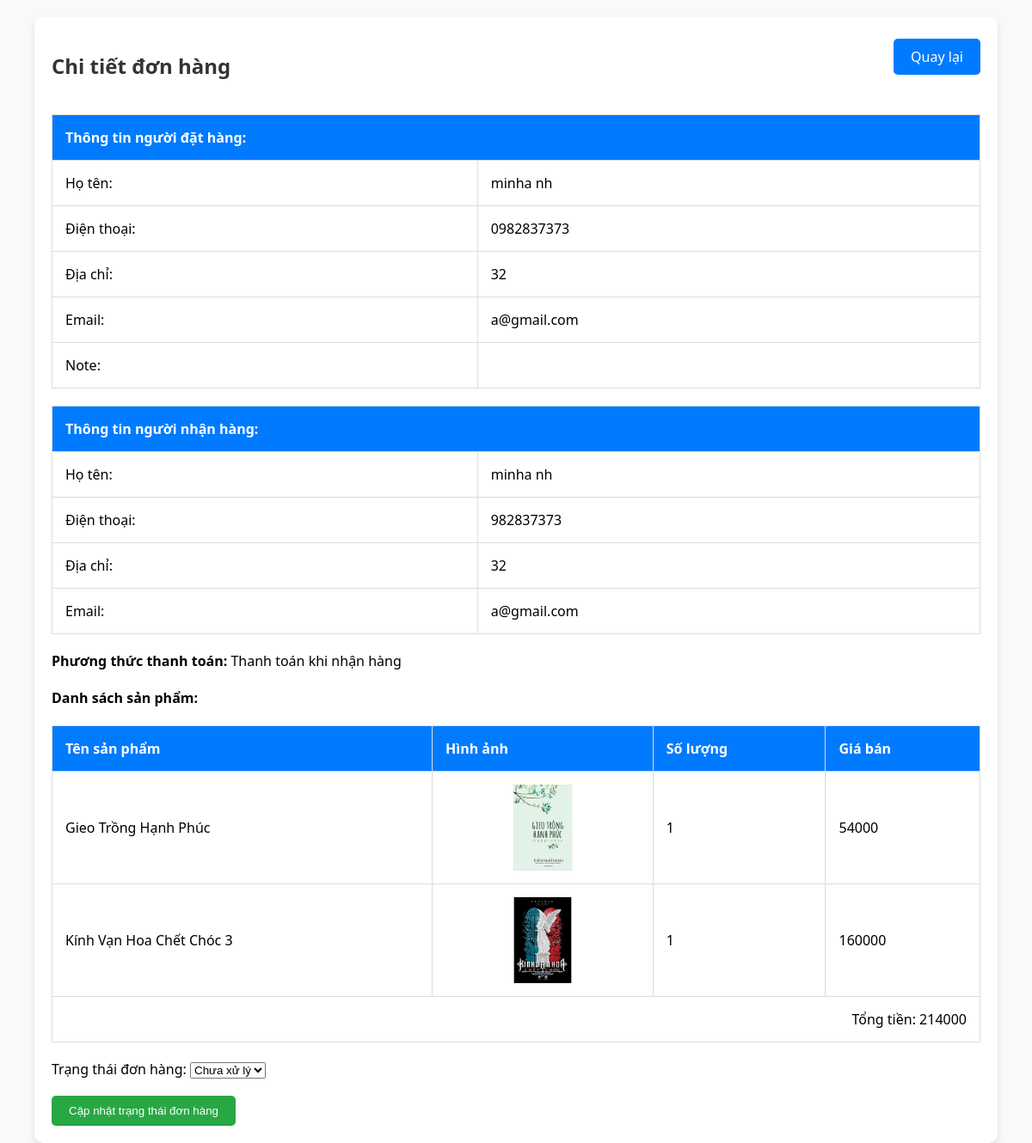
The page /Admin/Manage_orders/order_detail.php?orderID=55 on the database its author committed.
### tables this page shows
CREATE TABLE `orders` (
  `id` int(11) NOT NULL,
  `order_method_id` int(11) NOT NULL,
  `member_id` int(11) NOT NULL,
  `order_date` datetime NOT NULL DEFAULT CURRENT_TIMESTAMP,
  `status` tinyint(1) NOT NULL DEFAULT '1' COMMENT '1: Chưa xử lý; 2: Đang xử lý; 3: Đã xử lý; 4: Hủy',
  `receiver` varchar(50) NOT NULL,
  `address` varchar(150) NOT NULL,
  `phone` varchar(12) NOT NULL,
  `email` varchar(30) DEFAULT NULL,
  `note` varchar(200) NOT NULL
);

CREATE TABLE `member` (
  `id` int(11) NOT NULL,
  `username` varchar(20) NOT NULL,
  `password` varchar(32) NOT NULL,
  `fullname` varchar(50) NOT NULL,
  `phonenumber` varchar(11) NOT NULL,
  `address` varchar(100) NOT NULL,
  `email` varchar(50) DEFAULT NULL,
  `status` tinyint(1) NOT NULL DEFAULT '1'
);

CREATE TABLE `order_methods` (
  `id` int(11) NOT NULL,
  `name` varchar(50) NOT NULL,
  `status` tinyint(1) NOT NULL DEFAULT '1'
);

CREATE TABLE `order_detail` (
  `productId` int(11) NOT NULL,
  `orderId` int(11) NOT NULL,
  `quantity` int(11) NOT NULL,
  `price` int(11) NOT NULL
);

CREATE TABLE `products` (
  `id` int(11) NOT NULL,
  `author_id` int(11) NOT NULL,
  `cat_id` int(11) NOT NULL,
  `name` varchar(100) NOT NULL,
  `price` int(11) NOT NULL,
  `image` varchar(50) NOT NULL,
  `description` text NOT NULL,
  `product_quantity` int(2) NOT NULL DEFAULT '10',
  `status` tinyint(1) NOT NULL DEFAULT '1'
);

### conn_db.php (called while the page is built, shortened)
<?php
    function connectToDatabase(){
        $servername = 'localhost';
        $username = 'root';
        $password = '';
        $name_db = 'starbook_database';
        $conn = new mysqli($servername, $username, $password, $name_db);
        return $conn;
    }
    function queryDatabase($sql){
        $conn = connectToDatabase();
        $result = $conn->query($sql);
        $data = [];
        while ($row = $result->fetch_assoc()) {
            $data[] = $row;
        }
        return $data;
    }
?>

### Admin/Manage_orders/order_detail.php (the view, shortened to what this page needs)
<?php
    include "../../conn_db.php";
    if(isset($_GET['orderID'])){
        $orderID = $_GET['orderID'];
        $sqlOrder = "select a.fullname, a.phonenumber as 'member_phone', a.address as 'member_address', a.email  as 'member_email',
                    b.*, c.name as 'order_method_name' from member a join orders b on a.id = b.member_id
                    join order_methods c on b.order_method_id = c.id
                    where b.id = $orderID";
        $sqlOrderProduct = "select products.name, products.image, order_detail.quantity, order_detail.price
                            from order_detail join products on order_detail.productId =  products.id
                            where order_detail.orderId = $orderID";
        $order = queryDatabase($sqlOrder)[0];
        $dataOrderProduct = queryDatabase($sqlOrderProduct);
        $statusOrderOld = $order['status'];
        $tong = 0;
        foreach($dataOrderProduct as $product){
            $tong += $product['price'];
        }
    }
?>
<!DOCTYPE html>
<html lang="vi">
<head>
</head>
<body>
    <div class="container">
        <div class="header">
            <h2>Chi tiết đơn hàng</h2>
            <a href="list_orders.php?orderType=<?php echo $order['status'];?>" class="btnQuayLai">Quay lại</a>
        </div>
        <div class="infor">
            <table>
                <thead>
                    <tr><th colspan="2">Thông tin người đặt hàng:</th></tr>
                </thead>
                <tbody>
                    <tr>
                        <td>Họ tên:</td>
                        <td><?= $order['fullname'] ?></td>
                    </tr>
                    <tr>
                        <td>Điện thoại:</td>
                        <td><?= $order['member_phone'] ?></td>
                    </tr>
                    <tr>
                        <td>Địa chỉ:</td>
                        <td><?= $order['member_address'] ?></td>
                    </tr>
                    <tr>
                        <td>Email:</td>
                        <td><?= $order['member_email'] ?></td>
                    </tr>
                    <tr>
                        <td>Note:</td>
                        <td><?= $order['note'] ?></td>
                    </tr>
                </tbody>
            </table>
        </div>
        <div class="infor">
            <table>
                <thead>
                    <tr><th colspan="2">Thông tin người nhận hàng:</th></tr>
                </thead>
                <tbody>
                    <tr>
                        <td>Họ tên:</td>
                        <td><?= $order['receiver'] ?></td>
                    </tr>
                    <tr>
                        <td>Điện thoại:</td>
                        <td><?= $order['phone'] ?></td>
                    </tr>
                    <tr>
                        <td>Địa chỉ:</td>
                        <td><?= $order['address'] ?></td>
                    </tr>
                    <tr>
                        <td>Email:</td>
                        <td><?= $order['email'] ?></td>
                    </tr>
                </tbody>
            </table>
        </div>
        <div class="orderType">
            <p><b>Phương thức thanh toán:</b> <span><?= $order['order_method_name'] ?></span></p>
        </div>
        <div class="product_list">
            <h4>Danh sách sản phẩm:</h4>
            <table class="tbl_sp">
                <thead>
                    <tr>
                        <th>Tên sản phẩm</th>
                        <th>Hình ảnh</th>
                        <th>Số lượng</th>
                        <th>Giá bán</th>
                    </tr>
                </thead>
                <tbody class="list_products_detail">
                    <?php
                    foreach ($dataOrderProduct as $row) {
                        echo "<tr>";
                        echo "<td>{$row['name']}</td>";
                        echo "<td><img src='../../images/{$row['image']}' alt='{$row['image']}'></td>";
                        echo "<td>{$row['quantity']}</td>";
                        echo "<td>{$row['price']}</td>";
                        echo "</tr>";
                    }
                    ?>
                    <tr>
                        <td colspan="4" style="text-align: right;">Tổng tiền: <?php echo $tong; ?></td>
                    </tr>
                </tbody>
            </table>
        </div>
        <form action="handleOrderDetail.php" method="post">
            <div class="status">
                <label for="statusOrder">Trạng thái đơn hàng: </label>
                <select name="statusOrder" id="statusOrder">
                    <option value="1" <?= $statusOrderOld == 1 ? 'selected' : '' ?>>Chưa xử lý</option>
                </select>
            </div>
            <input type="submit" name="btnUpdate" id="btnUpdate" value="Cập nhật trạng thái đơn hàng">
        </form>
    </div>
</body>
</html>

### Admin/Manage_orders/order_detail.php (style rules this page uses)
body { margin: 0; font-family: 'Segoe UI', Tahoma, Geneva, Verdana, sans-serif; background-color: #f8f9fa; display: flex; flex-direction: column; align-items: center; }
.container { width: 90%; max-width: 1200px; background: #fff; padding: 20px; box-shadow: 0 4px 8px rgba(0, 0, 0, 0.1); border-radius: 10px; margin-top: 20px; }
h2 { text-align: center; color: #333; margin-bottom: 20px; }
.infor, .product_list { margin-bottom: 20px; }
.infor table, .product_list table { width: 100%; border-collapse: collapse; margin-bottom: 20px; }
.infor th, .infor td, .product_list th, .product_list td { padding: 15px; border: 1px solid #ddd; text-align: left; }
.infor th, .product_list th { background-color: #007bff; color: white; }
.orderType { margin-bottom: 20px; }
.status { margin-bottom: 20px; }
.btnQuayLai { display: inline-block; background-color: #007bff; color: white; padding: 10px 20px; text-decoration: none; border: none; border-radius: 5px; cursor: pointer; transition: background-color 0.3s ease; margin-bottom: 20px; margin-left: auto; }
#btnUpdate { background-color: #28a745; color: white; padding: 10px 20px; border: none; border-radius: 5px; cursor: pointer; transition: background-color 0.3s ease; }
.header { display: flex; justify-content: space-between; align-items: center; margin-bottom: 20px; }
.list_products_detail td img { width: 100px; height: auto; display: block; margin: 0 auto; }

### rows shown on the page
orders: member.fullname "minha nh", member.phonenumber "0982837373", member.address "32", member.email "a@gmail.com", receiver "minha nh", phone "982837373", address "32", email "a@gmail.com", order_method.name "Thanh toán khi nhận hàng", statusOrder "Chưa xử lý"
order_detail: productId.name "Gieo Trồng Hạnh Phúc", productId.image (picture), quantity "1", price "54000"
order_detail: productId.name "Kính Vạn Hoa Chết Chóc 3", productId.image (picture), quantity "1", price "160000"

### other values the page prints
$tong "214000"
